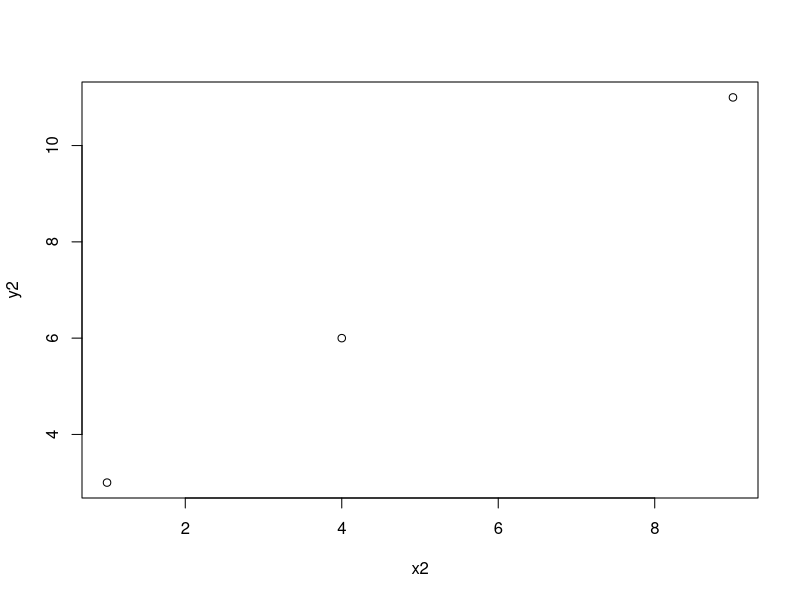
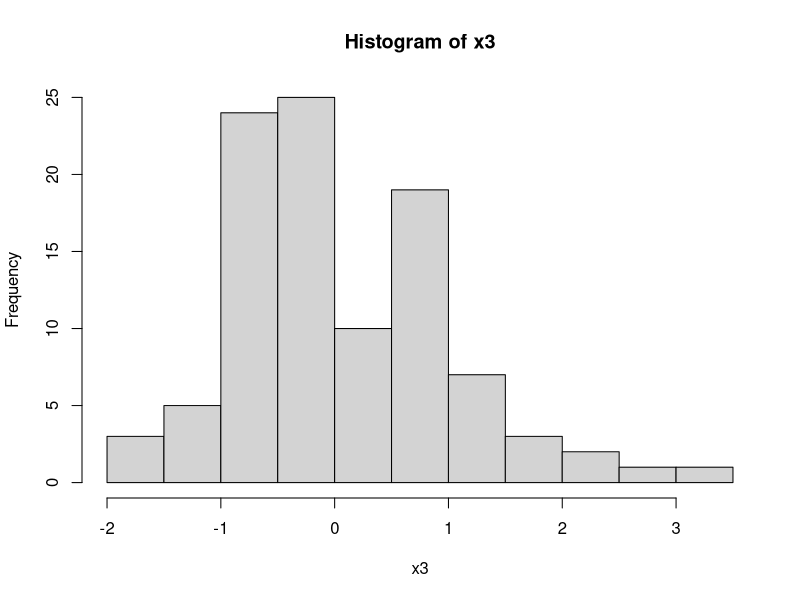
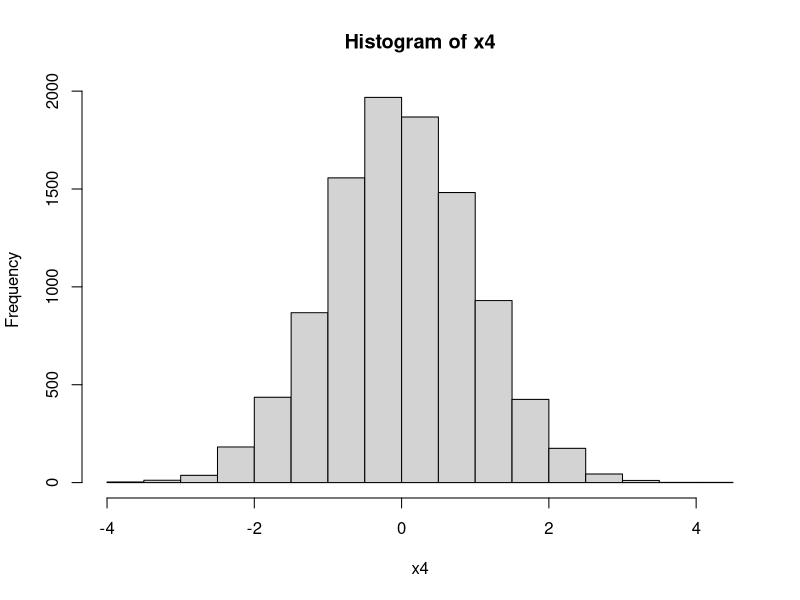

These charts were generated, in order, by the following R code:
# lec1_3.r 
# Basic operations
  
  x2<-c(1,4,9)
  sqrt(x2)
  min(x2)
  max(x2)
  mean(x2)
  
  y2=2+x2
  
  plot(x2, y2)
  
  # functions
  
  log10(10)
  log(10)
  exp(10)
  
  sin(pi/2)
  
  # list 
  ls()
  
  # remove object
  rm(x1)
  
  # change to lower or upper case for variable (name)
  
  c1 <- "MiXeD cAsE 123"
  tolower(c1)
  toupper(c1)
  
  # generating data from distributions
  # 100 values from normal distribution with mean=0, sd=1
  x3<-rnorm(100)
  # head(x3)
  mean(x3)
  sd(x3)
  min(x3)
  max(x3)
  
  hist(x3)
  
  # 10000 values from normal distribution with mean=0, sd=1
  x4<-rnorm(10000)
  mean(x4)
  sd(x4)
  
  hist(x4)
  


  